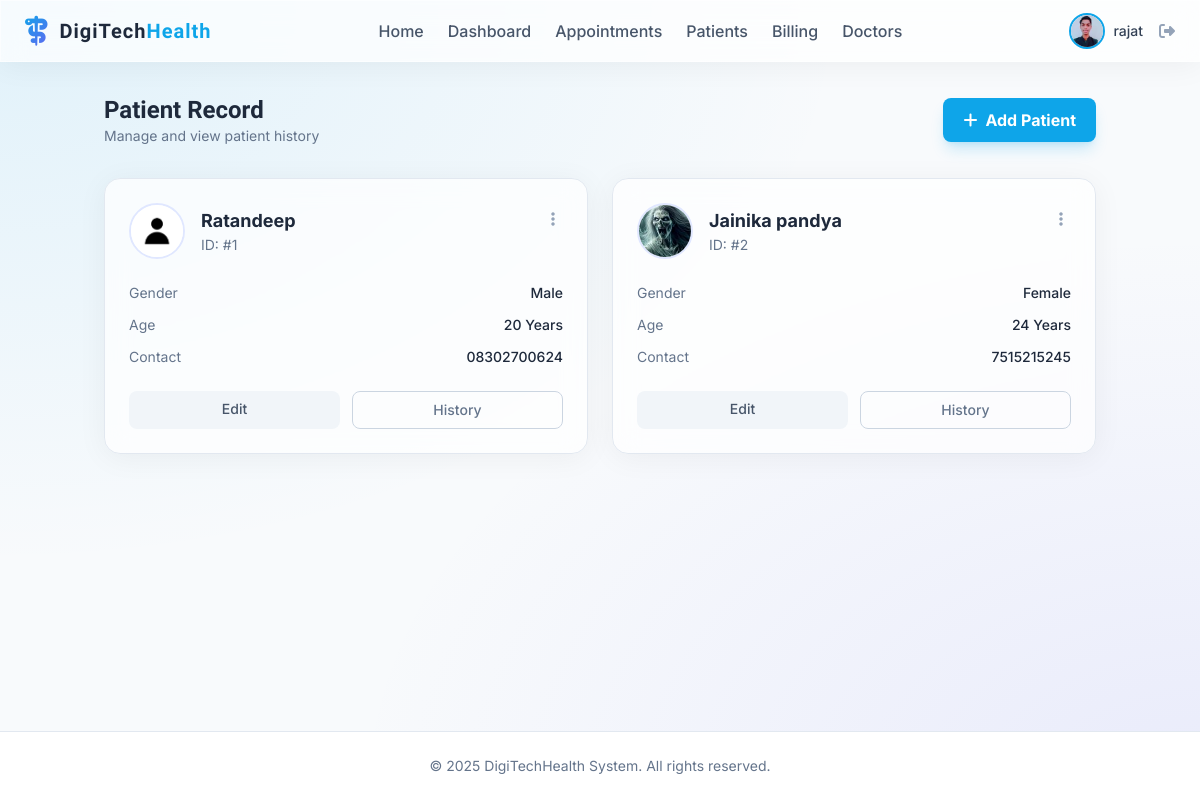
The page /patients (signed in) on the database its author committed.
### app/models.py (models this page shows, shortened)
class User(db.Model, UserMixin):
    id = db.Column(db.Integer, primary_key=True)
    username = db.Column(db.String(20), unique=True, nullable=False)
    email = db.Column(db.String(120), unique=True, nullable=False)
    image_file = db.Column(db.String(20), nullable=False, default='default.jpg')
    password_hash = db.Column(db.String(128))
    role = db.Column(db.String(20), nullable=False, default='patient')

class Patient(db.Model):
    id = db.Column(db.Integer, primary_key=True)
    user_id = db.Column(db.Integer, db.ForeignKey('user.id'), nullable=True) # Optional link to User account
    name = db.Column(db.String(100), nullable=False)
    age = db.Column(db.Integer, nullable=True)
    gender = db.Column(db.String(10), nullable=True)
    contact = db.Column(db.String(15), nullable=True)
    address = db.Column(db.Text, nullable=True)
    medical_history = db.Column(db.Text, nullable=True)
    image_file = db.Column(db.String(20), nullable=False, default='default.jpg')
    date_created = db.Column(db.DateTime, nullable=False, default=db.func.current_timestamp())
    user = db.relationship('User', backref=db.backref('patient_profile', uselist=False))

### app/patient/routes.py (the view, shortened to what this page needs)
@patient.route("/patients")
@login_required
def list_patients():
    if current_user.role in ['admin', 'doctor', 'receptionist']:
        patients = Patient.query.all()
        return render_template('patient/list.html', patients=patients)

### app/models.py (called while the page is built)
@login_manager.user_loader
def load_user(user_id):
    return User.query.get(int(user_id))

### app/templates/patient/list.html (shortened to what this page needs)
{% extends "base.html" %}
{% block content %}
<div class="flex justify-between items-center mb-8">
    <div>
        <h2 class="text-2xl font-display font-bold text-slate-800">Patient Record</h2>
        <p class="text-slate-500 text-sm">Manage and view patient history</p>
    </div>
    <a href="{{ url_for('patient.add_patient') }}"
        class="px-5 py-2.5 bg-primary text-white font-bold rounded-lg hover:bg-sky-600 transition-colors shadow-lg shadow-primary/20 flex items-center">
        <i class="fa-solid fa-plus mr-2"></i> Add Patient
    </a>
</div>
<div class="grid grid-cols-1 md:grid-cols-2 xl:grid-cols-3 gap-6">
    {% for patient in patients %}
    <div class="glass p-6 rounded-2xl relative group hover:shadow-lg transition-all border border-slate-200">
        <div class="flex items-start justify-between">
            <div class="flex items-center">
                <div class="h-14 w-14 rounded-full border-2 border-indigo-100 overflow-hidden">
                    <img src="{{ url_for('static', filename='profile_pics/' + patient.image_file) }}"
                        alt="{{ patient.name }}" class="h-full w-full object-cover">
                </div>
                <div class="ml-4">
                    <h3 class="text-lg font-bold text-slate-800">{{ patient.name }}</h3>
                    <p class="text-sm text-slate-500">ID: #{{ patient.id }}</p>
                </div>
            </div>
            <div class="relative dropdown-container">
                <button onclick="toggleDropdown(this)"
                    class="text-slate-400 hover:text-primary px-2 py-1 focus:outline-none transition-colors">
                    <i class="fa-solid fa-ellipsis-vertical pointer-events-none"></i>
                </button>
            </div>
        </div>
        <div class="mt-6 space-y-3">
            <div class="flex justify-between text-sm">
                <span class="text-slate-500">Gender</span>
                <span class="text-slate-800 font-medium">{{ patient.gender }}</span>
            </div>
            <div class="flex justify-between text-sm">
                <span class="text-slate-500">Age</span>
                <span class="text-slate-800 font-medium">{{ patient.age }} Years</span>
            </div>
            <div class="flex justify-between text-sm">
                <span class="text-slate-500">Contact</span>
                <span class="text-slate-800 font-medium">{{ patient.contact }}</span>
            </div>
        </div>
        <div class="mt-6 grid grid-cols-2 gap-3">
            <a href="{{ url_for('patient.update_patient', patient_id=patient.id) }}"
                class="py-2 rounded-lg bg-slate-100 text-slate-600 text-sm font-medium hover:bg-slate-200 text-center transition-colors">
                Edit
            </a>
            <a href="{{ url_for('patient.view_patient', patient_id=patient.id) }}"
                class="py-2 rounded-lg border border-slate-300 text-slate-500 text-sm font-medium hover:text-primary hover:border-primary text-center transition-colors">
                History
            </a>
        </div>
    </div>
    {% else %}
    <div class="col-span-full py-12 text-center text-slate-500">
        <i class="fa-solid fa-users-slash text-5xl mb-4 opacity-50"></i>
        <p>No patients found. Add one to get started.</p>
    </div>
    {% endfor %}
</div>
{% endblock %}

### app/templates/base.html (shortened to what this page needs)
<!doctype html>
<html lang="en">
<head>
  <script src="https://cdn.tailwindcss.com"></script>
  <link rel="stylesheet" href="https://cdnjs.cloudflare.com/ajax/libs/font-awesome/6.4.0/css/all.min.css">
  <link rel="stylesheet" href="{{ url_for('static', filename='css/main.css') }}">
</head>
<body class="overflow-x-hidden">
  <div class="min-h-screen flex flex-col">
    {% if current_user.is_authenticated %}
    <nav class="glass sticky top-0 z-50 px-6 py-3 flex justify-between items-center">
      <div class="flex items-center">
        <i class="fa-solid fa-staff-snake text-3xl gradient-text mr-3"></i>
        <a href="{{ url_for('main.home') }}" class="text-xl font-display font-bold text-slate-800 tracking-wider">
          DigiTech<span class="text-primary">Health</span>
        </a>
      </div>
      <div class="hidden lg:flex items-center space-x-6">
        <a href="{{ url_for('main.home') }}"
          class="font-medium text-slate-600 hover:text-primary transition-colors {{ 'text-primary' if request.endpoint == 'main.home' }}">Home</a>
        {% if current_user.role in ['admin', 'doctor', 'receptionist'] %}
        <a href="{{ url_for('main.dashboard') }}"
          class="font-medium text-slate-600 hover:text-primary transition-colors {{ 'text-primary' if request.endpoint == 'main.dashboard' }}">Dashboard</a>
        {% endif %}
        <a href="{{ url_for('appointment.list_appointments') }}"
          class="font-medium text-slate-600 hover:text-primary transition-colors {{ 'text-primary' in request.endpoint and 'appointment' in request.endpoint }}">Appointments</a>
        <a href="{{ url_for('patient.list_patients') }}"
          class="font-medium text-slate-600 hover:text-primary transition-colors {{ 'text-primary' in request.endpoint and 'patient' in request.endpoint }}">
          {{ 'Patients' if current_user.role in ['admin', 'doctor', 'receptionist'] else 'My Profile' }}
        </a>
        <a href="{{ url_for('billing.list_invoices') }}"
          class="font-medium text-slate-600 hover:text-primary transition-colors {{ 'text-primary' in request.endpoint and 'billing' in request.endpoint }}">
          {{ 'Billing' if current_user.role in ['admin', 'doctor', 'receptionist'] else 'My Invoices' }}
        </a>
        {% if current_user.role in ['admin', 'doctor', 'receptionist'] %}
        <a href="{{ url_for('doctor.list_doctors') }}"
          class="font-medium text-slate-600 hover:text-primary transition-colors {{ 'text-primary' in request.endpoint and 'doctor' in request.endpoint }}">Doctors</a>
        {% endif %}
      </div>
      <div class="flex items-center space-x-4">
        <a href="{{ url_for('main.account') }}" class="flex items-center space-x-2 group">
          <div class="relative">
            <img
              class="h-9 w-9 rounded-full object-cover border-2 border-primary group-hover:border-secondary transition-colors"
              src="{{ url_for('static', filename='profile_pics/' + current_user.image_file) }}"
              alt="{{ current_user.username }}">
          </div>
          <span class="hidden md:block font-medium text-sm text-slate-700 group-hover:text-primary transition-colors">{{
            current_user.username }}</span>
        </a>
        <a href="{{ url_for('auth.logout') }}" class="text-slate-400 hover:text-red-500 transition-colors"
          title="Logout">
          <i class="fa-solid fa-right-from-bracket"></i>
        </a>
      </div>
    </nav>
    {% endif %}
    <main class="flex-1 container mx-auto px-4 py-8">
      <div class="fade-in-up">
        {% block content %}{% endblock %}
      </div>
    </main>
    <footer class="bg-white border-t border-slate-200 py-6 mt-auto">
      <div class="container mx-auto px-4 text-center text-slate-500 text-sm">
        &copy; 2025 DigiTechHealth System. All rights reserved.
      </div>
    </footer>
  </div>
</body>
</html>

### app/static/css/main.css (style rules this page uses)
.glass { background: rgba(255, 255, 255, 0.7); backdrop-filter: blur(12px); -webkit-backdrop-filter: blur(12px); border: 1px solid rgba(255, 255, 255, 0.5); box-shadow: 0 4px 30px rgba(0, 0, 0, 0.05); }
.gradient-text { background: linear-gradient(135deg, #0ea5e9, #6366f1); -webkit-background-clip: text; background-clip: text; color: transparent; }

### app/templates/base.html (style rules this page uses)
body { background-color: #f8fafc; background-image: radial-gradient(at 0% 0%, rgba(14, 165, 233, 0.1) 0, transparent 50%), radial-gradient(at 100% 100%, rgba(99, 102, 241, 0.1) 0, transparent 50%); color: #1e293b; font-family: 'Inter', sans-serif; min-height: 100vh; }

### rows shown on the page
User: role "Patients", role "Billing", image_file (picture), username "rajat"
Patient: image_file (placeholder picture), name "Ratandeep", id "1", gender "Male", age "20", contact "08302700624"
Patient: image_file (picture), name "Jainika pandya", id "2", gender "Female", age "24", contact "7515215245"
